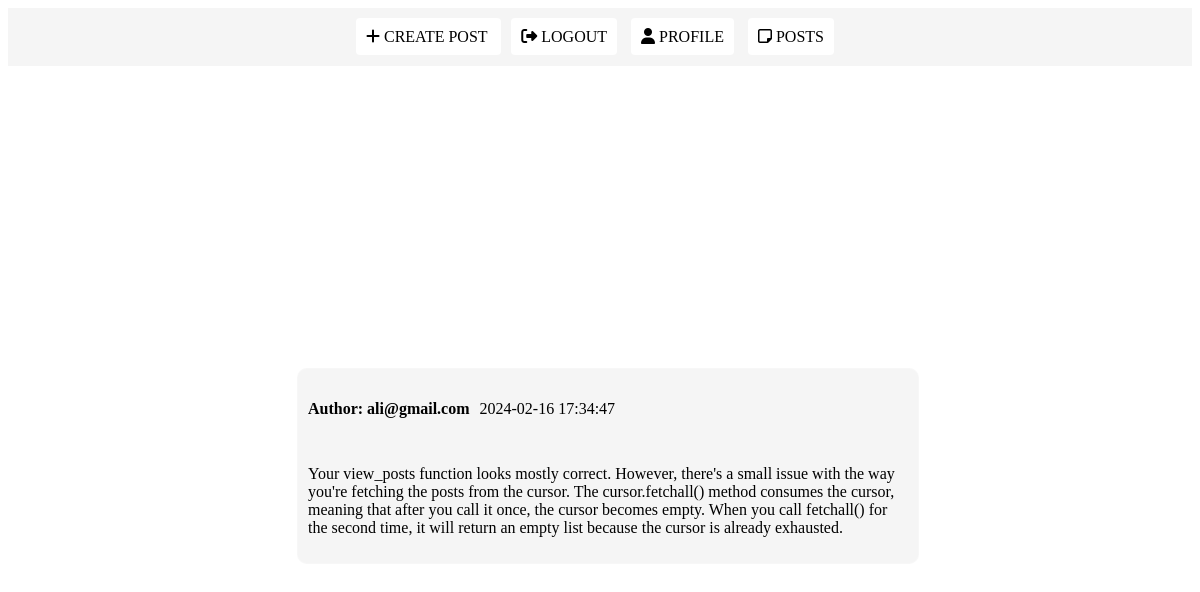
/view_posts/2, run on the app's committed database.
### tables this page shows
CREATE TABLE posts (
    id INTEGER PRIMARY KEY AUTOINCREMENT,
    author TEXT NOT NULL,
    post TEXT NOT NULL,
    created_date TIMESTAMP DEFAULT CURRENT_TIMESTAMP
);

### app.py (the view)
@app.route("/view_posts/<int:post_id>")
def view_post_based_on_id(post_id):
    print(post_id, ' post_id')
    if post_id:
        query = 'SELECT * FROM posts WHERE id = ?'
        sqlite_conn = get_db()
        cursor = sqlite_conn.cursor()
        try:
            cursor.execute(query, (post_id,))
            posts = cursor.fetchall()
            return render_template("view_post.html", posts=posts)
        except sqlite3.Error as e:
            print(e, "Error Bro")
            return json_response(message="Error")

### app.py (called while the page is built)
def get_db():
    db = getattr(g, '_database', None)
    if db is None:
        db = g._database = connect_to_sqlite()
    return db

@app.before_request
def check_session():
    to_be_checeed = ['/login', '/signup', '/main', '/posts', '/create_post', '/save_post', '/view_posts/', '/profile']
    if request.path == '/login' or request.path == '/signup':
        return
    elif request.path in to_be_checeed:
        if 'session_id' not in session:
            return redirect(url_for('login_form'))

### database/db.py (called while the page is built)
def connect_to_sqlite():
    try:
        conn = sqlite3.connect('mistakes.sqlite3')
        return conn
    except sqlite3.Error as e:
        print(e)
        return None

### templates/view_post.html (shortened to what this page needs)
<!DOCTYPE html>
<html lang="en">
<head>
</head>
<body>
    <nav class="nav_bar">
        <div class="" style="margin: 20px;">
            <a href="/create_post" class="btn_link"><i class="fa fa-plus"></i> create post </a>
            <a href="/logout" class="btn_link"><i class="fa fa-sign-out"></i> Logout</a>
            <a href="/profile" class="btn_link"><i class="fa fa-user"></i> Profile</a>
            <a href="/posts" class="btn_link"><i class="fa fa-sticky-note-o"></i> Posts</a>
        </div>
    </nav>
    <div class="post_info">
        {% for post in posts %}
            <div class="card">
                <div style="display: flex; justify-content: center; align-items: center; gap: 10px">
                    <h4>Author: {{ post[1] }}</h4>
                    <time> {{ post[3] }}</time>
                </div>
                <p class="post_content"> {{ post[2] }}</p>
            </div>
        {% endfor %}
    </div>
</body>
</html>

### templates/view_post.html (style rules this page uses)
.card { background-color: #f5f5f5; border-radius: 10px; border: 1px solid rgba( 255, 255, 255, 0.18 ); color: black; display: flex; justify-content: space-around; flex-flow: column wrap; align-items: start; line-clamp: 3; padding: 10px; width: 600px; max-height: 300px; gap: 10px; }
.post_info { background-color: white; width: 100vw; height: 100vh; display: flex; justify-content: center; align-items: start; overflow-x: hidden; display: flex; flex-flow: column wrap; justify-content: center; align-items: center; gap: 10px; }
.btn_link { background-color: white; border: none; outline: none; border-radius: 4px; color: black; text-transform: uppercase; cursor: pointer; transition: 0.5s; padding: 10px; font-style: normal; text-decoration: none; margin-top: 140px; }
.nav_bar { width: 100%; display: flex; justify-content: space-around; align-items: center; gap: 20px; background-color: #f5f5f5 }
a { margin-right: 10px; }
i { color: black; }

### data on the page
posts: author "ali@gmail.com", created_date "2024-02-16 17:34:47", post "Your view_posts function looks mostly correct. However, there's a small issue with the way you're fetching the posts from the cursor. The cursor.fetchall() method consumes the cursor, meaning that after you call it once, the cursor becomes empty. When you call fetchall() for the second time, it will return an empty list because the cursor is already exhausted."
